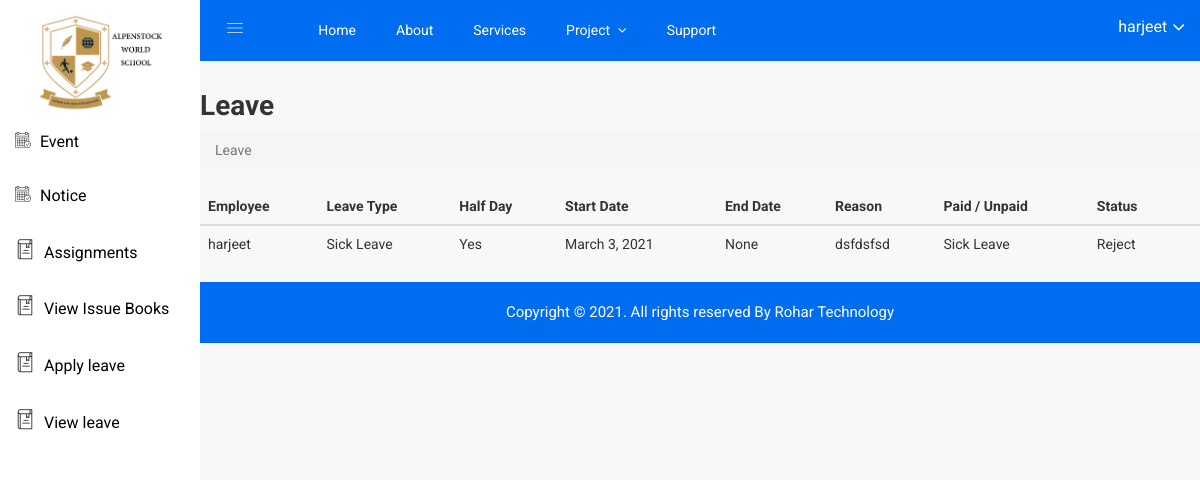
The app's page /view_leave (signed in) with its own data.
### admins/models/students.py (models this page shows, shortened)
class Students(models.Model):
    username = models.CharField(max_length=20, default="ST")
    password = models.CharField(max_length=500, default="")
    admission_no = models.CharField(max_length=30, default="", unique=True)
    first_name = models.CharField(max_length=20, default="")
    last_name = models.CharField(max_length=20, default="")
    father_name = models.CharField(max_length=30, default="")
    mother_name = models.CharField(max_length=30, default="")
    address = models.TextField()
    country = models.CharField(max_length=20, default="")
    state = models.CharField(max_length=20, default="")
    city = models.CharField(max_length=20, default="")
    zipcode = models.CharField(max_length=10, default="")
    phone = models.CharField(max_length=30, default="")
    gender = models.CharField(max_length=6, default="")
    dob = models.CharField(max_length=20)
    class_name = models.ForeignKey(Class, on_delete=models.CASCADE)
    section = models.CharField(max_length=2, default="")
    image = models.ImageField(upload_to="student", blank=True , null=True)
    date_joined = models.DateTimeField(verbose_name='date_joined', auto_now_add=True)

### admins/models/leave.py (models this page shows, shortened)
class Leave(models.Model):
    teacher = models.ForeignKey(Teacher, on_delete=models.CASCADE, null=True, blank=True)
    student = models.ForeignKey(Students, on_delete=models.CASCADE, null=True, blank=True)
    type = models.CharField(max_length=15)
    start_date = models.DateField()
    end_date = models.DateField(null=True, blank=True)
    reason = models.TextField(default="")
    halfday = models.BooleanField(default=False)
    status = models.CharField(max_length=10, default="Pending")
    is_teacher = models.BooleanField(default=False)
    is_student = models.BooleanField(default=False)

### student/views/events.py (the view)
# urls.py: path('view_leave', All_leaves.as_view(), name="view_leave" ),
class All_leaves(View):
    def get(self, request):
        validate_user(request)
        username = request.session.get('user')
        user = get_object_or_404(Students, username=username)
        leaves = Leave.objects.filter(student=user.id)
        data = {'all_leaves' :leaves}
        return render(request, 'students/view-leave.html', data)

### student/views/index.py (called while the page is built)
def validate_user(request):
    username = request.session.get('user')
    if 'ST' not in username:
        return redirect('login')

### admins/templates/students/view-leave.html (shortened to what this page needs)
{% extends './basic.html' %}
{% load static %}
{% block body %}
<div id="content" class="pmd-content inner-page admin" style="margin-top: 90px;">
    <h1 id="leave">Leave</h1>
    <nav aria-label="breadcrumb">
        <ol class="breadcrumb pmd-breadcrumb mb-0">
            <li class="breadcrumb-item active" aria-current="page">Leave</li>
        </ol>
    </nav>
    <section class="component-section" id="employee">
        <table class="table pmd-table table-hover pmd-table-card">
                <thead class="thead-light">
                    <tr>
                        <th>Employee</th>
                        <th>Leave Type</th>
                        <th>Half Day</th>
                        <th>Start Date</th>
                        <th>End Date</th>
                        <th>Reason</th>
                        <th>Paid / Unpaid</th>
                        <th>Status</th>
                        <th></th>
                    </tr>
                </thead>
                <tbody>
                {% for leave in all_leaves %}
                    <tr>
                        <td data-title="Employee">{{leave.student.first_name}}</td>
                        <td data-title="Leave Type">{{leave.type}}</td>
                        {% if leave.halfday == True %}
                        <td data-title="Half Day">Yes</td>
                        {% else %}
                        <td data-title="Half Day">No</td>
                        {% endif %}
                        <td data-title="Start Date">{{leave.start_date}}</td>
                        <td data-title="End Date">{{leave.end_date}}</td>
                        <td data-title="Reason">{{leave.reason}}</td>
                        <td data-title="Paid / Unpaid">{{leave.type}}</td>
                        <td data-title="Status">{{leave.status}}</td>
                    </tr>
                {% endfor %}
                </tbody>
        </table>
    </section>
</div>
{% endblock %}

### admins/templates/students/basic.html (shortened to what this page needs)
{% extends 'alpen_admin/base.html' %}
{% load static %}
{% block mainbody %}
<div class="left-sidebar-pro">
    <nav id="sidebar" class="">
        <div class="sidebar-header">
            <a href="/home/"><img class="main-logo" src="{% static 'img/logo/logo.png' %}" alt="" /></a>
        </div>
        <div class="left-custom-menu-adp-wrap comment-scrollbar">
            <nav class="sidebar-nav left-sidebar-menu-pro">
                <ul class="metismenu" id="menu1">
                    <li>
                        <a title="Landing Page" href="{% url 'student_events' %}" aria-expanded="false"><span class="educate-icon educate-event icon-wrap sub-icon-mg" aria-hidden="true"></span> <span class="mini-click-non">Event</span></a>
                    </li>
                    <li>
                        <a title="Landing Page" href="{% url 'student_notice' %}" aria-expanded="false"><span class="educate-icon educate-event icon-wrap sub-icon-mg" aria-hidden="true"></span> <span class="mini-click-non">Notice</span></a>
                    </li>
                     <li>
                        <a title="Landing Page" href="#" aria-expanded="false"><span class="educate-icon educate-library icon-wrap" aria-hidden="true"></span> <span class="mini-click-non">Assignments</span></a>
                    </li>
                    <li>
                        <a title="Issue Books" href="{% url 'issue_books' %}" aria-expanded="false"><span class="educate-icon educate-library icon-wrap" aria-hidden="true"></span> <span class="mini-click-non">View Issue Books</span></a>
                    </li>
                    <li>
                        <a title="Apply Leave" href="{% url 'apply_leave' %}" aria-expanded="false"><span class="educate-icon educate-library icon-wrap" aria-hidden="true"></span> <span class="mini-click-non">Apply leave</span></a>
                    </li>
                    <li>
                        <a title="View Leave" href="{% url 'view_leave' %}" aria-expanded="false"><span class="educate-icon educate-library icon-wrap" aria-hidden="true"></span> <span class="mini-click-non">View leave</span></a>
                    </li>
                </ul>
            </nav>
        </div>
    </nav>
</div>
    <div class="all-content-wrapper">
        <div class="header-advance-area">
    <div class="header-top-area">
        <div class="container-fluid">
            <div class="row">
                <div class="col-lg-12 col-md-12 col-sm-12 col-xs-12">
                    <div class="header-top-wraper">
                        <div class="row">
                            <div class="col-lg-1 col-md-0 col-sm-1 col-xs-12">
                                <div class="menu-switcher-pro">
                                    <button type="button" id="sidebarCollapse" class="btn bar-button-pro header-drl-controller-btn btn-info navbar-btn">
                                            <i class="educate-icon educate-nav"></i>
                                        </button>
                                </div>
                            </div>
                            <div class="col-lg-6 col-md-7 col-sm-6 col-xs-12">
                                <div class="header-top-menu tabl-d-n">
                                    <ul class="nav navbar-nav mai-top-nav">
                                        <li class="nav-item"><a href="{% url 'student_home' %}" class="nav-link">Home</a>
                                        </li>
                                        <li class="nav-item"><a href="#" class="nav-link">About</a>
                                        </li>
                                        <li class="nav-item"><a href="#" class="nav-link">Services</a>
                                        </li>
                                        <li class="nav-item dropdown res-dis-nn">
                                            <a href="#" data-toggle="dropdown" role="button" aria-expanded="false" class="nav-link dropdown-toggle">Project <span class="angle-down-topmenu"><i class="fa fa-angle-down"></i></span></a>
                                        </li>
                                        <li class="nav-item"><a href="#" class="nav-link">Support</a>
                                        </li>
                                    </ul>
                                </div>
                            </div>
                            <div class="col-lg-5 col-md-5 col-sm-12 col-xs-12">
                                <div class="header-right-info">
                                    <ul class="nav navbar-nav mai-top-nav header-right-menu">
                                        <li class="nav-item">
                                            <a href="#" data-toggle="dropdown" role="button" aria-expanded="false" class="nav-link dropdown-toggle">
                                                    <span class="admin-name">{{ request.session.name }}</span>
                                                    <i class="fa fa-angle-down edu-icon edu-down-arrow"></i>
                                                </a>
                                        </li>
                                    </ul>
                                </div>
                            </div>
                        </div>
                    </div>
                </div>
            </div>
        </div>
    </div>
</div>
        {% block body %}{% endblock %}
        <div class="footer-copyright-area">
            <div class="container-fluid">
                <div class="row">
                    <div class="col-lg-12">
                        <div class="footer-copy-right">
                             <p>Copyright © 2021. All rights reserved By <a href="#">Rohar Technology</a></p>
                        </div>
                    </div>
                </div>
            </div>
        </div>
    </div>
{% endblock %}

### admins/static/css/main.css (style rules this page uses)
html { color: #222; font-size: 1em; line-height: 1.4; }
audio, canvas, iframe, img, svg, video { vertical-align: middle; }

### admins/static/css/metisMenu/metisMenu-vertical.css (style rules this page uses)
.sidebar-nav { background: #fff; }
.sidebar-nav ul { padding: 0; margin: 0; list-style: none; background: #f5f5f5; }
.sidebar-nav .metismenu { background: #fff; display: -webkit-box; display: -ms-flexbox; display: flex; -webkit-box-orient: vertical; -webkit-box-direction: normal; -ms-flex-direction: column; flex-direction: column; }
.sidebar-nav .metismenu li + li { margin-top: 5px; }
.sidebar-nav .metismenu li:last-child { margin-bottom: 5px; }
.sidebar-nav .metismenu > li { display: -webkit-box; display: -ms-flexbox; display: flex; -webkit-box-orient: vertical; -webkit-box-direction: normal; -ms-flex-direction: column; flex-direction: column; position: relative; }
.sidebar-nav .metismenu a { position: relative; display: block; padding: 13px 15px; color: #444; outline-width: 0; transition: all .3s ease-out; font-size:16px; font-weight:400; }
.sidebar-nav .metismenu li .icon-wrap { margin-right:5px; font-size:20px; color:#303030; }
.sidebar-nav .metismenu li .sub-icon-mg { margin-right:5px; font-size:16px; }

### records on screen
Students: session.name "harjeet"
Leave: student.first_name "harjeet", type "Sick Leave", halfday "Yes", start_date "March 3, 2021", end_date "None", reason "dsfdsfsd", status "Reject"
